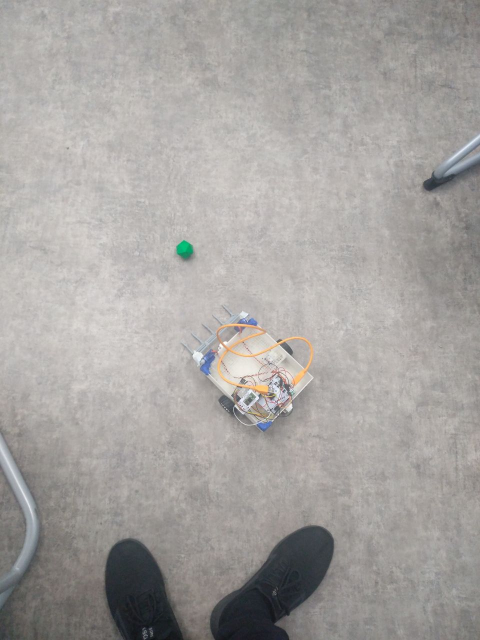
#> input picture image/1.jpg, 960 x 1280 px (shown at 1/2 size)
$ python object_dertector.py
#> lines starting #> are read from the running program, lines starting #| are printed output that depends on the picture; after the words box and inside, x2 and y2 are one past the last pixel; in counts of white or black regions, pixels touching at a corner belong together
#> further down, img is the input picture: shape (1280, 960, 3); mean B, G, R 159.4, 162.2, 165.4
import cv2
import numpy as np
from math import degrees, atan2
#from imutils.video import VideoStream


def range_p(x1, y1, x2, y2):  # расстояние между точками
    return ((x1 - x2) ** 2 + (y1 - y2) ** 2) ** 0.5

def unit_vector(vector):
    """ Returns the unit vector of the vector.  """
    return vector / np.linalg.norm(vector)

def draw_point(img, point, name):  # рисование на фото
    cv2.circle(img, point, 5, color, 2)
    cv2.putText(img, name, (point[0] + 10, point[1] - 10),
                cv2.FONT_HERSHEY_SIMPLEX, 1, color, 2)

def points_returner(img):
    hsv_min = np.array((92, 59, 142), np.uint8)
    hsv_max = np.array((127, 187, 221), np.uint8)
    hsv = cv2.cvtColor(img, cv2.COLOR_BGR2HSV)
#> hsv: shape (1280, 960, 3); mean H, S, V 23, 13, 166.2
    thresh = cv2.inRange(hsv, hsv_min, hsv_max)
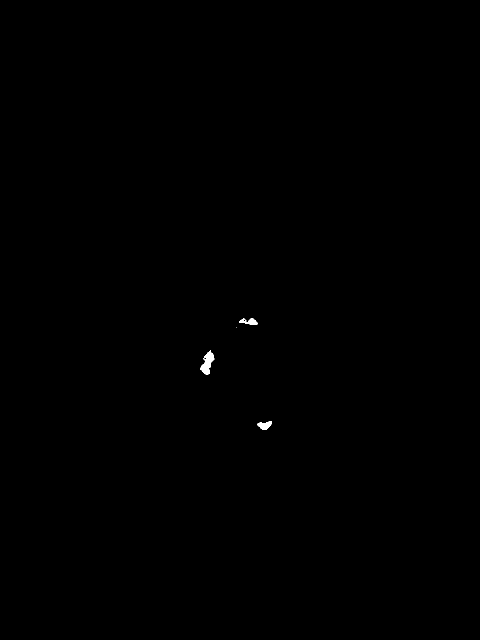
#> thresh: shape (1280, 960) (shown at 1/2 size); 0.11% white; 4 white regions (1 under 20 px)
    contours, _ = cv2.findContours(thresh.copy(), cv2.RETR_CCOMP, cv2.CHAIN_APPROX_TC89_L1)
#> contours = 13 contours, 10 with area under 20; largest, box (x1, y1, x2, y2) and area: (400, 700, 429, 749) 664, (514, 842, 544, 860) 290, (478, 636, 515, 650) 251
    # print(len(contours))
    for i in range(len(contours)):
        moments = cv2.moments(contours[i])

        # moments = cv2.moments(thresh, 1)
        dM01 = moments['m01']
        dM10 = moments['m10']
        dArea = moments['m00']

        if 1000 > dArea > 50:
            x = int(dM10 / dArea)
            y = int(dM01 / dArea)
            points.append([x, y])
#> this loop made 13 passes
#> (dM01, dM10, dArea, x, y) on passes 1, 4, 12: (246623.7, 153472, 290, 529, 850), (481229.7, 275123.8, 663.5, 414, 725), (161405.2, 125048.5, 251, 498, 643)
#> after the loop, points = [[529, 850], [414, 725], [498, 643]]
            # cv2.circle(img, (x, y), 5, color_yellow, 2)
            # cv2.putText(img, "%d-%d" % (x, y), (x + 10, y - 10),
            # cv2.FONT_HERSHEY_SIMPLEX, 1, color_yellow, 2)


    points2 = [[range_p(points[0][0], points[0][1], points[1][0], points[1][1]),
                range_p(points[0][0], points[0][1], points[2][0], points[2][1])],

               [range_p(points[1][0], points[1][1], points[0][0], points[0][1]),
                range_p(points[1][0], points[1][1], points[2][0], points[2][1])],

               [range_p(points[2][0], points[2][1], points[1][0], points[1][1]),
                range_p(points[2][0], points[2][1], points[0][0], points[0][1])]
               ]
#> points2 = [[169.9, 209.3], [169.9, 117.4], [117.4, 209.3]]

    left = points[points2.index(min(points2, key=lambda _: sum(_)))]
#> left = [414, 725]
    draw_point(img, left, "Left")
#> in draw_point, `cv2.circle(img, point, 5, color, 2)`: img: shape (1280, 960, 3); 0.01% of pixels changed, all inside (x1, y1, x2, y2) = (408, 719, 421, 732)
#> in draw_point, `cv2.putText(img, name, (point[0] + 10, point[1] - 10), cv2.FONT_HERSHE..`: img: shape (1280, 960, 3); mean B, G, R 159.4, 162.1, 165.3
    points.remove(left)

    points2 = (range_p(left[0], left[1], points[0][0], points[0][1]),
               range_p(left[0], left[1], points[1][0], points[1][1]))
#> points2 = (169.9, 117.4)
    # print(points2, "2 points")

    right = points[points2.index(min(points2))]
#> right = [498, 643]
    draw_point(img, right, "Right")
#> in draw_point (call 2), `cv2.circle(img, point, 5, color, 2)`: img: shape (1280, 960, 3); mean B, G, R 159.4, 162.1, 165.3
    back = points[points2.index(max(points2))]
#> back = [529, 850]
    draw_point(img, back, "Back")
#> call 3 of draw_point, with name = 'Back'
#> in draw_point (call 3), `cv2.circle(img, point, 5, color, 2)`: img: shape (1280, 960, 3); mean B, G, R 159.4, 162, 165.2
#> in draw_point (call 3), `cv2.putText(img, name, (point[0] + 10, point[1] - 10), cv2.FONT_HERSHE..`:
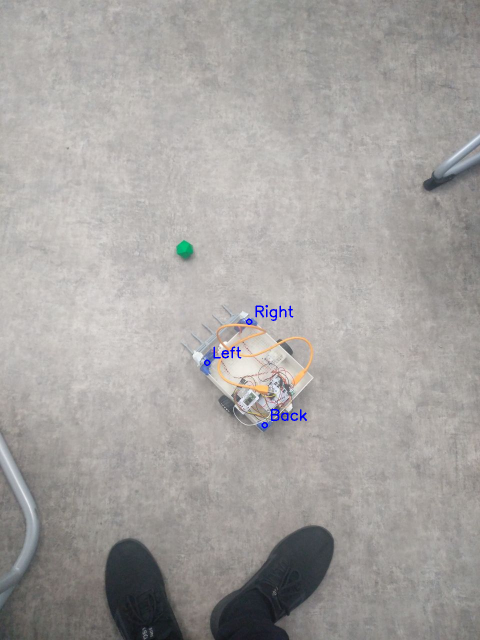
#> img: shape (1280, 960, 3) (shown at 1/2 size); mean B, G, R 159.5, 161.9, 165.1

    center = [(right[0] + back[0]) // 2, (right[1] + back[1]) // 2]
#> center = [513, 746]
    front = [(right[0] + left[0]) // 2, (right[1] + left[1]) // 2]
#> front = [456, 684]

    # для мусора
    trash_p = 0
    hsv_min2 = np.array((59, 150, 106), np.uint8)
    hsv_max2 = np.array((102, 255, 174), np.uint8)
    img2 = cv2.imread(f"./image/{num}.jpg")
    hsv2 = cv2.cvtColor(img2, cv2.COLOR_BGR2HSV)
    thresh2 = cv2.inRange(hsv2, hsv_min2, hsv_max2)
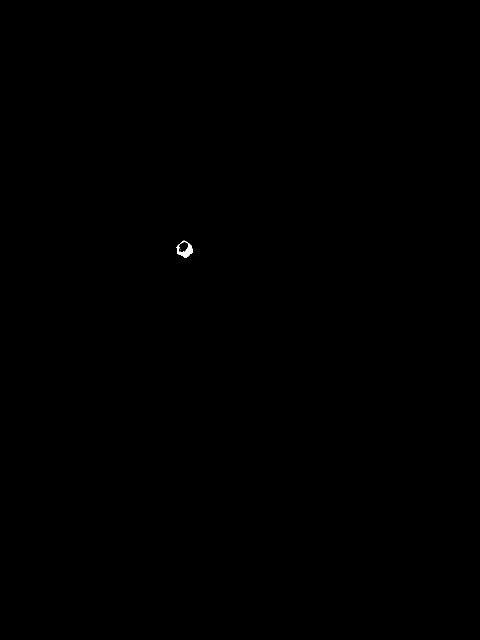
#> thresh2: shape (1280, 960) (shown at 1/2 size); 0.04% white; 2 white regions (1 under 20 px)
    cv2.namedWindow("tresh", cv2.WINDOW_NORMAL)
    cv2.resizeWindow('tresh', 600, 600)
    cv2.imshow('tresh', thresh2)

    contours2, _ = cv2.findContours(thresh2.copy(), cv2.RETR_CCOMP, cv2.CHAIN_APPROX_TC89_L1)
#> contours2 = 5 contours, 3 with area under 20; largest, box (x1, y1, x2, y2) and area: (354, 482, 386, 515) 713, (356, 482, 378, 506) 330
    dArea_n = 0
    for i in range(len(contours2)):
        moments2 = cv2.moments(contours2[i])

        # moments = cv2.moments(thresh, 1)
        dM01 = moments2['m01']
        dM10 = moments2['m10']
        dArea = moments2['m00']

        if dArea > dArea_n:
            x = int(dM10 / dArea)
            y = int(dM01 / dArea)
            trash_p = [x, y]
            dArea_n = dArea
#> this loop made 5 passes
#> (dM01, dM10, dArea, x, y, dArea_n) on pass 2: (355151.7, 263026.3, 713, 368, 498, 713)
#> (dM01, dM10, dArea) on pass 5: (162895.5, 120831.3, 330)
#> after the loop, dArea_n = 713; x = 368; y = 498
    draw_point(img, trash_p, "Trash")
#> in draw_point (call 4), `cv2.circle(img, point, 5, color, 2)`: img: shape (1280, 960, 3); 0.01% of pixels changed, all inside (x1, y1, x2, y2) = (362, 492, 375, 505)

    return center, front, trash_p

def angle_returner(v_bot, v_trash):
    #v_bot = unit_vector(v_bot)
    #v_trash = unit_vector(v_trash)
    return round(degrees(atan2(v_trash[1], v_trash[0]) - atan2(v_bot[1], v_bot[0])))


cv2.namedWindow("result")
cv2.namedWindow("hsv")

#cap = cv2.VideoStream(src=0).start()

color = (255, 0, 0)

for num in range(1, 9):
    left, right, back = (0, 0), (0, 0), (0, 0)
    points = []
    img = cv2.imread(f"./image/{num}.jpg")
    center, front, trash = points_returner(img)
#> center = [513, 746]; front = [456, 684]; trash = [368, 498]


    cv2.line(img, center, front, (0, 0, 255), 2)
#> img: shape (1280, 960, 3); mean B, G, R 159.5, 161.8, 165
    cv2.line(img, center, trash, (0, 0, 255), 2)
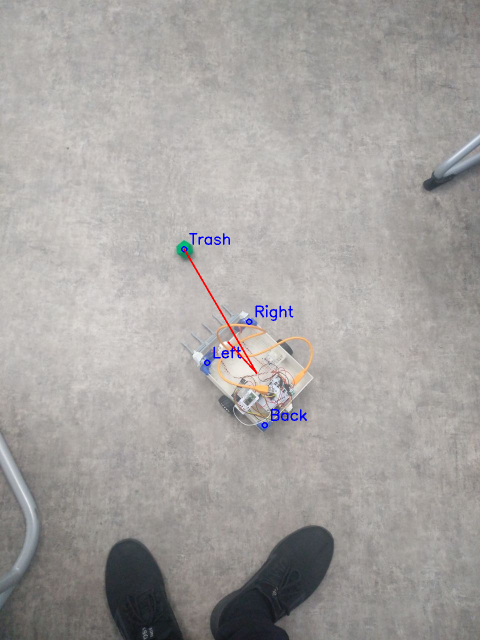
#> img: shape (1280, 960, 3) (shown at 1/2 size); mean B, G, R 159.4, 161.6, 165.1


    v_bot = np.array([front[0] - center[0], front[1] - center[1]])
#> v_bot = [-57, -62]
    v_trash = np.array([trash[0] - center[0], trash[1] - center[1]])
#> v_trash = [-145, -248]
    print(angle_returner(v_bot, v_trash))
#| 12

    cv2.namedWindow("main", cv2.WINDOW_NORMAL)
    cv2.resizeWindow('main', 600, 600)
    cv2.imshow('main', img)

    while True:
        ch = cv2.waitKey(5)
#> (key Esc is pressed here)
#> (the run stopped early here; a loop or call above may not have finished)
